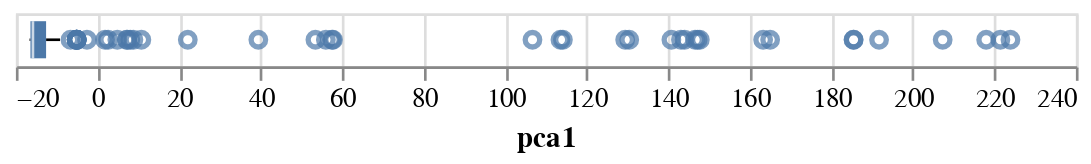

The code cell stored with this chart in its notebook:
### Code cell
alt.data_transformers.disable_max_rows()
alt.Chart(merged_pca_df).mark_boxplot().encode(
    x='pca1:Q',
    tooltip = ["strain"]
)

### Figure 1 — Vega-Lite specification as saved in the notebook (floating-point values rounded to 4 significant figures; data arrays with more than 128 entries replaced by an {"elided": "..."} marker saying what was removed)
{"config": {"view": {"continuousWidth": 400, "continuousHeight": 300}}, "data": {"name": "data-5104a1b031c380d6a7bee16f34f60526"}, "mark": "boxplot", "encoding": {"tooltip": [{"type": "nominal", "field": "strain"}], "x": {"type": "quantitative", "field": "pca1"}}, "$schema": "https://vega.github.io/schema/vega-lite/v4.8.1.json", "datasets": {"data-5104a1b031c380d6a7bee16f34f60526": {"elided": "274 records"}}}
